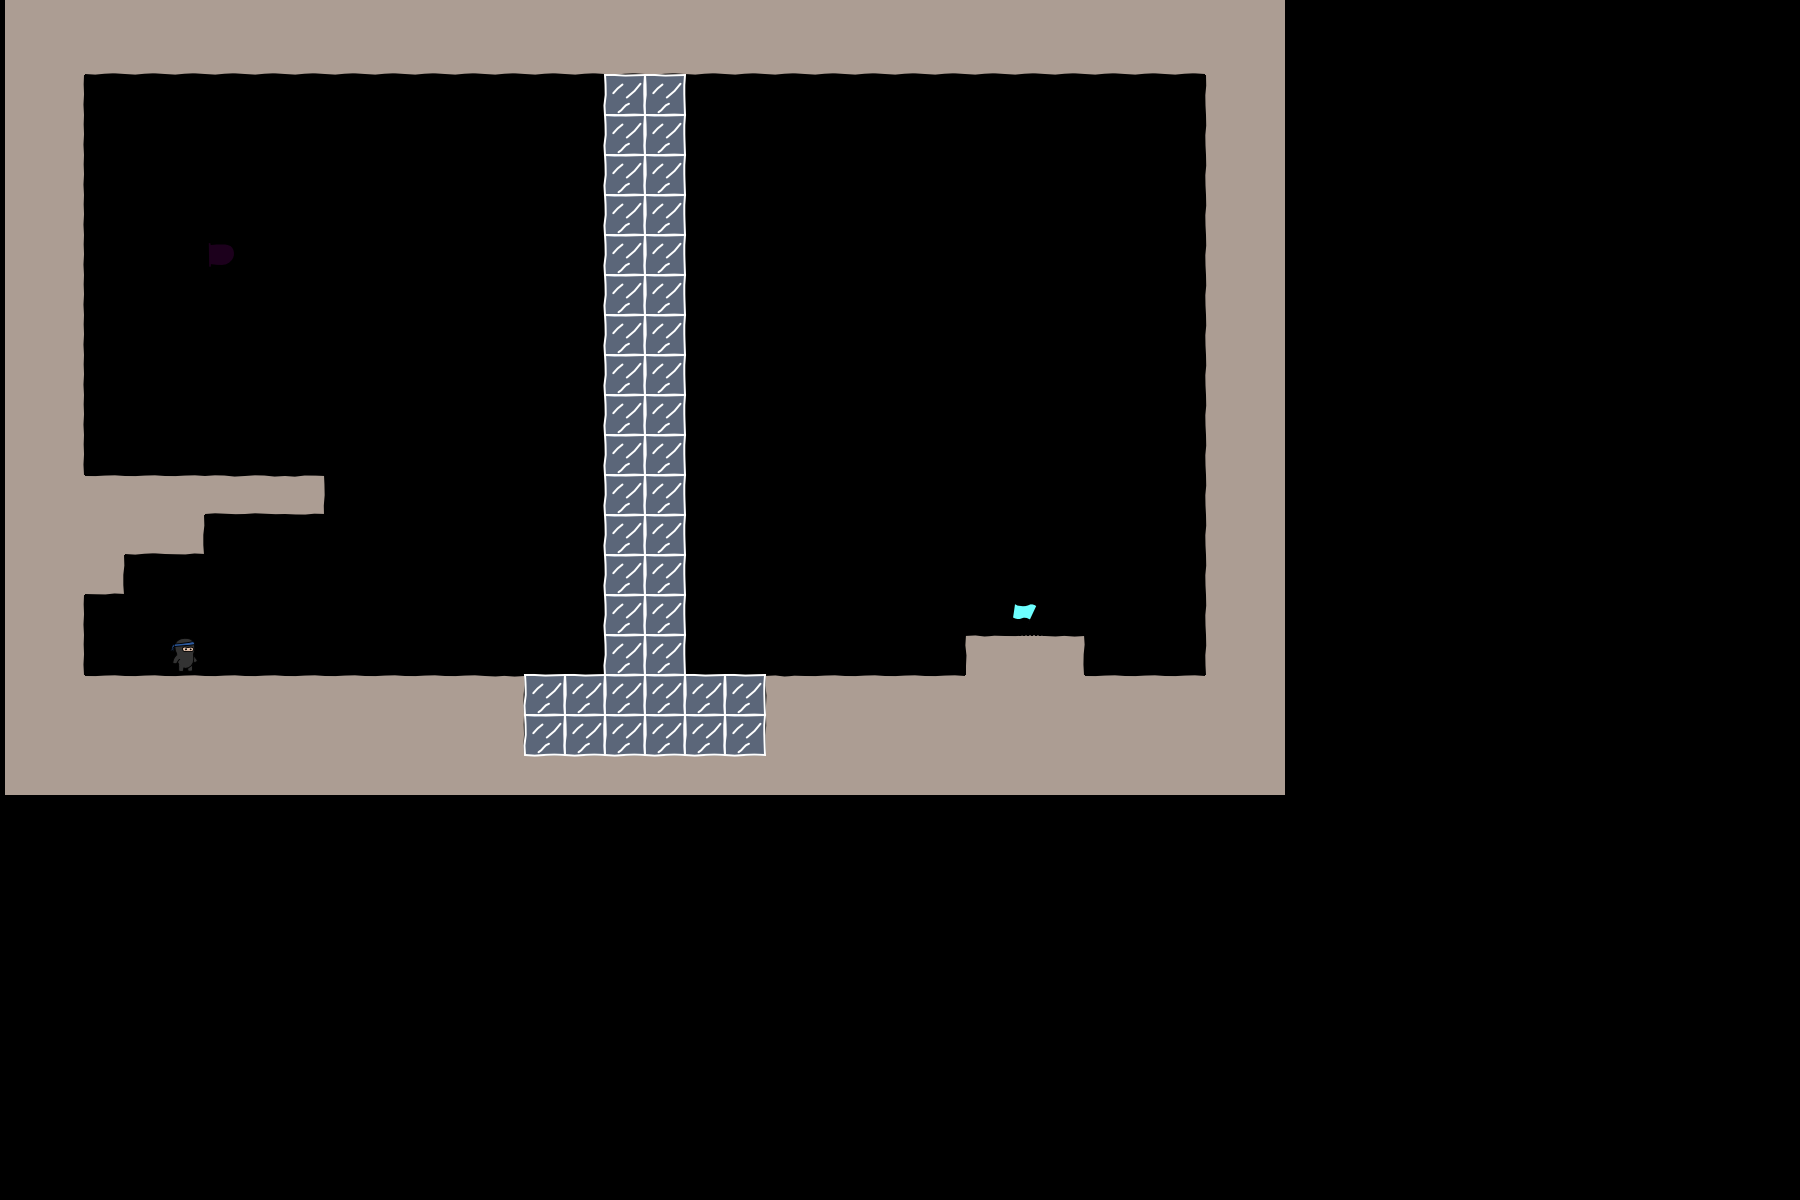

This game map was drawn from its Tiled (.tmx) file and the tilesets committed beside it. A one-line description and the full map source follow:
An orthogonal 45x30 tile map with 40x40 px tiles, 3 tile layers (bg, objects, fg), 2 tilesets.

<map version="1.0" orientation="orthogonal" width="45" height="30" tilewidth="40" tileheight="40">
 <tileset firstgid="1" name="world1" tilewidth="50" tileheight="50">
  <image source="world1.png" width="400" height="400" />
 </tileset>
 <tileset firstgid="65" name="objectpalette" tilewidth="50" tileheight="50">
  <image source="objectpalette.png" width="400" height="400" />
 </tileset>
 <layer name="bg" width="32" height="20">
  <data encoding="csv">  18,18,18,18,18,18,18,18,18,18,18,18,18,18,18,18,18,18,18,18,18,18,18,18,18,18,18,18,18,18,18,18,
  18,18,26,26,26,26,26,26,26,26,26,26,26,26,26,26,26,26,26,26,26,26,26,26,26,26,26,26,26,26,18,18,
  18,19,0,0,0,0,0,0,0,0,0,0,0,0,0,0,0,0,0,0,0,0,0,0,0,0,0,0,0,0,17,18,
  18,19,0,0,0,0,0,0,0,0,0,0,0,0,0,0,0,0,0,0,0,0,0,0,0,0,0,0,0,0,17,18,
  18,19,0,0,0,0,0,0,0,0,0,0,0,0,0,0,0,0,0,0,0,0,0,0,0,0,0,0,0,0,17,18,
  18,19,0,0,0,0,0,0,0,0,0,0,0,0,0,0,0,0,0,0,0,0,0,0,0,0,0,0,0,0,17,18,
  18,19,0,0,0,0,0,0,0,0,0,0,0,0,0,0,0,0,0,0,0,0,0,0,0,0,0,0,0,0,17,18,
  18,19,0,0,0,0,0,0,0,0,0,0,0,0,0,0,0,0,0,0,0,0,0,0,0,0,0,0,0,0,17,18,
  18,19,0,0,0,0,0,0,0,0,0,0,0,0,0,0,0,0,0,0,0,0,0,0,0,0,0,0,0,0,17,18,
  18,19,0,0,0,0,0,0,0,0,0,0,0,0,0,0,0,0,0,0,0,0,0,0,0,0,0,0,0,0,17,18,
  18,19,0,0,0,0,0,0,0,0,0,0,0,0,0,0,0,0,0,0,0,0,0,0,0,0,0,0,0,0,17,18,
  18,19,0,0,0,0,0,0,0,0,0,0,0,0,0,0,0,0,0,0,0,0,0,0,0,0,0,0,0,0,17,18,
  18,18,10,10,10,2,2,3,0,0,0,0,0,0,0,0,0,0,0,0,0,0,0,0,0,0,0,0,0,0,17,18,
  18,18,18,26,27,0,0,0,0,0,0,0,0,0,0,0,0,0,0,0,0,0,0,0,0,0,0,0,0,0,17,18,
  18,18,27,0,0,0,0,0,0,0,0,0,0,0,0,0,0,0,0,0,0,0,0,0,0,0,0,0,0,0,17,18,
  18,19,0,0,0,0,0,0,0,0,0,0,0,0,0,0,0,0,0,0,0,0,0,0,0,0,0,0,0,0,17,18,
  18,19,0,0,0,0,0,0,0,0,0,0,0,0,0,0,0,0,0,0,0,0,0,0,9,10,11,0,0,0,17,18,
  18,18,10,10,10,10,10,10,10,10,10,10,11,0,0,0,0,0,0,9,10,10,10,10,18,18,18,10,10,10,18,18,
  18,18,18,18,18,18,18,18,18,18,18,18,19,0,0,0,0,0,0,17,18,18,18,18,18,18,18,18,18,18,18,18,
  18,18,18,18,18,18,18,18,18,18,18,18,18,10,10,10,10,10,10,18,18,18,18,18,18,18,18,18,18,18,18,18
</data>
 </layer>
 <layer name="objects" width="32" height="20">
  <data encoding="csv">
  0,0,0,0,0,0,0,0,0,0,0,0,0,0,0,0,0,0,0,0,0,0,0,0,0,0,0,0,0,0,0,0,
  0,0,0,0,0,0,0,0,0,0,0,0,0,0,0,0,0,0,0,0,0,0,0,0,0,0,0,0,0,0,0,0,
  0,0,0,0,0,0,0,0,0,0,0,0,0,0,0,85,85,0,0,0,0,0,0,0,0,0,0,0,0,0,0,0,
  0,0,0,0,0,0,0,0,0,0,0,0,0,0,0,85,85,0,0,0,0,0,0,0,0,0,0,0,0,0,0,0,
  0,0,0,0,0,0,0,0,0,0,0,0,0,0,0,85,85,0,0,0,0,0,0,0,0,0,0,0,0,0,0,0,
  0,0,0,0,0,0,0,0,0,0,0,0,0,0,0,85,85,0,0,0,0,0,0,0,0,0,0,0,0,0,0,0,
  0,0,0,0,0,77,0,0,0,0,0,0,0,0,0,85,85,0,0,0,0,0,0,0,0,0,0,0,0,0,0,0,
  0,0,0,0,0,0,0,0,0,0,0,0,0,0,0,85,85,0,0,0,0,0,0,0,0,0,0,0,0,0,0,0,
  0,0,0,0,0,0,0,0,0,0,0,0,0,0,0,85,85,0,0,0,0,0,0,0,0,0,0,0,0,0,0,0,
  0,0,0,0,0,0,0,0,0,0,0,0,0,0,0,85,85,0,0,0,0,0,0,0,0,0,0,0,0,0,0,0,
  0,0,0,0,0,0,0,0,0,0,0,0,0,0,0,85,85,0,0,0,0,0,0,0,0,0,0,0,0,0,0,0,
  0,0,0,0,0,0,0,0,0,0,0,0,0,0,0,85,85,0,0,0,0,0,0,0,0,0,0,0,0,0,0,0,
  0,0,0,0,0,0,0,0,0,0,0,0,0,0,0,85,85,0,0,0,0,0,0,0,0,0,0,0,0,0,0,0,
  0,0,0,0,0,0,0,0,0,0,0,0,0,0,0,85,85,0,0,0,0,0,0,0,0,0,0,0,0,0,0,0,
  0,0,0,0,0,0,0,0,0,0,0,0,0,0,0,85,85,0,0,0,0,0,0,0,0,0,0,0,0,0,0,0,
  0,0,0,0,0,0,0,0,0,0,0,0,0,0,0,85,85,0,0,0,0,0,0,0,0,66,0,0,0,0,0,0,
  0,0,0,0,65,0,0,0,0,0,0,0,0,0,0,85,85,0,0,0,0,0,0,0,0,0,0,0,0,0,0,0,
  0,0,0,0,0,0,0,0,0,0,0,0,0,85,85,85,85,85,85,0,0,0,0,0,0,0,0,0,0,0,0,0,
  0,0,0,0,0,0,0,0,0,0,0,0,0,85,85,85,85,85,85,0,0,0,0,0,0,0,0,0,0,0,0,0,
  0,0,0,0,0,0,0,0,0,0,0,0,0,0,0,0,0,0,0,0,0,0,0,0,0,0,0,0,0,0,0,0
</data>
 </layer>
 <layer name="fg" width="32" height="20">
  <data encoding="csv">
  0,0,0,0,0,0,0,0,0,0,0,0,0,0,0,0,0,0,0,0,0,0,0,0,0,0,0,0,0,0,0,0,
  0,0,0,0,0,0,0,0,0,0,0,0,0,0,0,0,0,0,0,0,0,0,0,0,0,0,0,0,0,0,0,0,
  0,0,0,0,0,0,0,0,0,0,0,0,0,0,0,0,0,0,0,0,0,0,0,0,0,0,0,0,0,0,0,0,
  0,0,0,0,0,0,0,0,0,0,0,0,0,0,0,0,0,0,0,0,0,0,0,0,0,0,0,0,0,0,0,0,
  0,0,0,0,0,0,0,0,0,0,0,0,0,0,0,0,0,0,0,0,0,0,0,0,0,0,0,0,0,0,0,0,
  0,0,0,0,0,0,0,0,0,0,0,0,0,0,0,0,0,0,0,0,0,0,0,0,0,0,0,0,0,0,0,0,
  0,0,0,0,0,0,0,0,0,0,0,0,0,0,0,0,0,0,0,0,0,0,0,0,0,0,0,0,0,0,0,0,
  0,0,0,0,0,0,0,0,0,0,0,0,0,0,0,0,0,0,0,0,0,0,0,0,0,0,0,0,0,0,0,0,
  0,0,0,0,0,0,0,0,0,0,0,0,0,0,0,0,0,0,0,0,0,0,0,0,0,0,0,0,0,0,0,0,
  0,0,0,0,0,0,0,0,0,0,0,0,0,0,0,0,0,0,0,0,0,0,0,0,0,0,0,0,0,0,0,0,
  0,0,0,0,0,0,0,0,0,0,0,0,0,0,0,0,0,0,0,0,0,0,0,0,0,0,0,0,0,0,0,0,
  0,0,0,0,0,0,0,0,0,0,0,0,0,0,0,0,0,0,0,0,0,0,0,0,0,0,0,0,0,0,0,0,
  0,0,0,0,0,0,0,0,0,0,0,0,0,0,0,0,0,0,0,0,0,0,0,0,0,0,0,0,0,0,0,0,
  0,0,0,0,0,0,0,0,0,0,0,0,0,0,0,0,0,0,0,0,0,0,0,0,0,0,0,0,0,0,0,0,
  0,0,0,0,0,0,0,0,0,0,0,0,0,0,0,0,0,0,0,0,0,0,0,0,0,0,0,0,0,0,0,0,
  0,0,0,0,0,0,0,0,0,0,0,0,0,0,0,0,0,0,0,0,0,0,0,0,0,0,0,0,0,0,0,0,
  0,0,0,0,0,0,0,0,0,0,0,0,0,0,0,0,0,0,0,0,0,0,0,0,0,0,0,0,0,0,0,0,
  0,0,0,0,0,0,0,0,0,0,0,0,0,0,0,0,0,0,0,0,0,0,0,0,0,0,0,0,0,0,0,0,
  0,0,0,0,0,0,0,0,0,0,0,0,0,0,0,0,0,0,0,0,0,0,0,0,0,0,0,0,0,0,0,0,
  0,0,0,0,0,0,0,0,0,0,0,0,0,0,0,0,0,0,0,0,0,0,0,0,0,0,0,0,0,0,0,0
</data>
 </layer>
</map>
